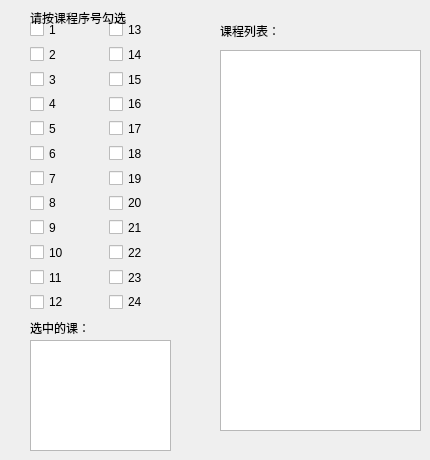
        <widget class="QWidget" name="page_11">
         <widget class="QWidget" name="widget_3" native="true">
          <property name="geometry">
           <rect>
            <x>30</x>
            <y>20</y>
            <width>151</width>
            <height>291</height>
           </rect>
          </property>
          <layout class="QGridLayout" name="gridLayout">
           <item row="3" column="1">
            <widget class="QCheckBox" name="checkBox_16">
             <property name="text">
              <string>16</string>
             </property>
            </widget>
           </item>
           <item row="4" column="0">
            <widget class="QCheckBox" name="checkBox_5">
             <property name="text">
              <string>5</string>
             </property>
            </widget>
           </item>
           <item row="7" column="1">
            <widget class="QCheckBox" name="checkBox_20">
             <property name="text">
              <string>20</string>
             </property>
            </widget>
           </item>
           <item row="0" column="0">
            <widget class="QCheckBox" name="checkBox">
             <property name="text">
              <string>1</string>
             </property>
            </widget>
           </item>
           <item row="11" column="0">
            <widget class="QCheckBox" name="checkBox_12">
             <property name="text">
              <string>12</string>
             </property>
            </widget>
           </item>
           <item row="5" column="0">
            <widget class="QCheckBox" name="checkBox_6">
             <property name="text">
              <string>6</string>
             </property>
            </widget>
           </item>
           <item row="1" column="0">
            <widget class="QCheckBox" name="checkBox_2">
             <property name="text">
              <string>2</string>
             </property>
            </widget>
           </item>
           <item row="8" column="1">
            <widget class="QCheckBox" name="checkBox_21">
             <property name="text">
              <string>21</string>
             </property>
            </widget>
           </item>
           <item row="7" column="0">
            <widget class="QCheckBox" name="checkBox_8">
             <property name="text">
              <string>8</string>
             </property>
            </widget>
           </item>
           <item row="2" column="1">
            <widget class="QCheckBox" name="checkBox_15">
             <property name="text">
              <string>15</string>
             </property>
            </widget>
           </item>
           <item row="8" column="0">
            <widget class="QCheckBox" name="checkBox_9">
             <property name="text">
              <string>9</string>
             </property>
            </widget>
           </item>
           <item row="3" column="0">
            <widget class="QCheckBox" name="checkBox_4">
             <property name="text">
              <string>4</string>
             </property>
            </widget>
           </item>
           <item row="2" column="0">
            <widget class="QCheckBox" name="checkBox_3">
             <property name="text">
              <string>3</string>
             </property>
            </widget>
           </item>
           <item row="11" column="1">
            <widget class="QCheckBox" name="checkBox_24">
             <property name="text">
              <string>24</string>
             </property>
            </widget>
           </item>
           <item row="6" column="1">
            <widget class="QCheckBox" name="checkBox_19">
             <property name="text">
              <string>19</string>
             </property>
            </widget>
           </item>
           <item row="6" column="0">
            <widget class="QCheckBox" name="checkBox_7">
             <property name="text">
              <string>7</string>
             </property>
            </widget>
           </item>
           <item row="1" column="1">
            <widget class="QCheckBox" name="checkBox_14">
             <property name="text">
              <string>14</string>
             </property>
            </widget>
           </item>
           <item row="9" column="0">
            <widget class="QCheckBox" name="checkBox_10">
             <property name="text">
              <string>10</string>
             </property>
            </widget>
           </item>
           <item row="9" column="1">
            <widget class="QCheckBox" name="checkBox_22">
             <property name="text">
              <string>22</string>
             </property>
            </widget>
           </item>
           <item row="5" column="1">
            <widget class="QCheckBox" name="checkBox_18">
             <property name="text">
              <string>18</string>
             </property>
            </widget>
           </item>
           <item row="10" column="1">
            <widget class="QCheckBox" name="checkBox_23">
             <property name="text">
              <string>23</string>
             </property>
            </widget>
           </item>
           <item row="4" column="1">
            <widget class="QCheckBox" name="checkBox_17">
             <property name="text">
              <string>17</string>
             </property>
            </widget>
           </item>
           <item row="10" column="0">
            <widget class="QCheckBox" name="checkBox_11">
             <property name="text">
              <string>11</string>
             </property>
            </widget>
           </item>
           <item row="0" column="1">
            <widget class="QCheckBox" name="checkBox_13">
             <property name="text">
              <string>13</string>
             </property>
            </widget>
           </item>
          </layout>
         </widget>
         <widget class="QTextEdit" name="textEdit_8">
          <property name="geometry">
           <rect>
            <x>220</x>
            <y>50</y>
            <width>201</width>
            <height>381</height>
           </rect>
          </property>
         </widget>
         <widget class="QTextEdit" name="textEdit_9">
          <property name="geometry">
           <rect>
            <x>30</x>
            <y>340</y>
            <width>141</width>
            <height>111</height>
           </rect>
          </property>
         </widget>
         <widget class="QLabel" name="label_47">
          <property name="geometry">
           <rect>
            <x>30</x>
            <y>10</y>
            <width>141</width>
            <height>16</height>
           </rect>
          </property>
          <property name="text">
           <string>请按课程序号勾选</string>
          </property>
         </widget>
         <widget class="QLabel" name="label_48">
          <property name="geometry">
           <rect>
            <x>30</x>
            <y>320</y>
            <width>72</width>
            <height>15</height>
           </rect>
          </property>
          <property name="text">
           <string>选中的课：</string>
          </property>
         </widget>
         <widget class="QLabel" name="label_49">
          <property name="geometry">
           <rect>
            <x>220</x>
            <y>20</y>
            <width>72</width>
            <height>21</height>
           </rect>
          </property>
          <property name="text">
           <string>课程列表：</string>
          </property>
         </widget>
        </widget>
